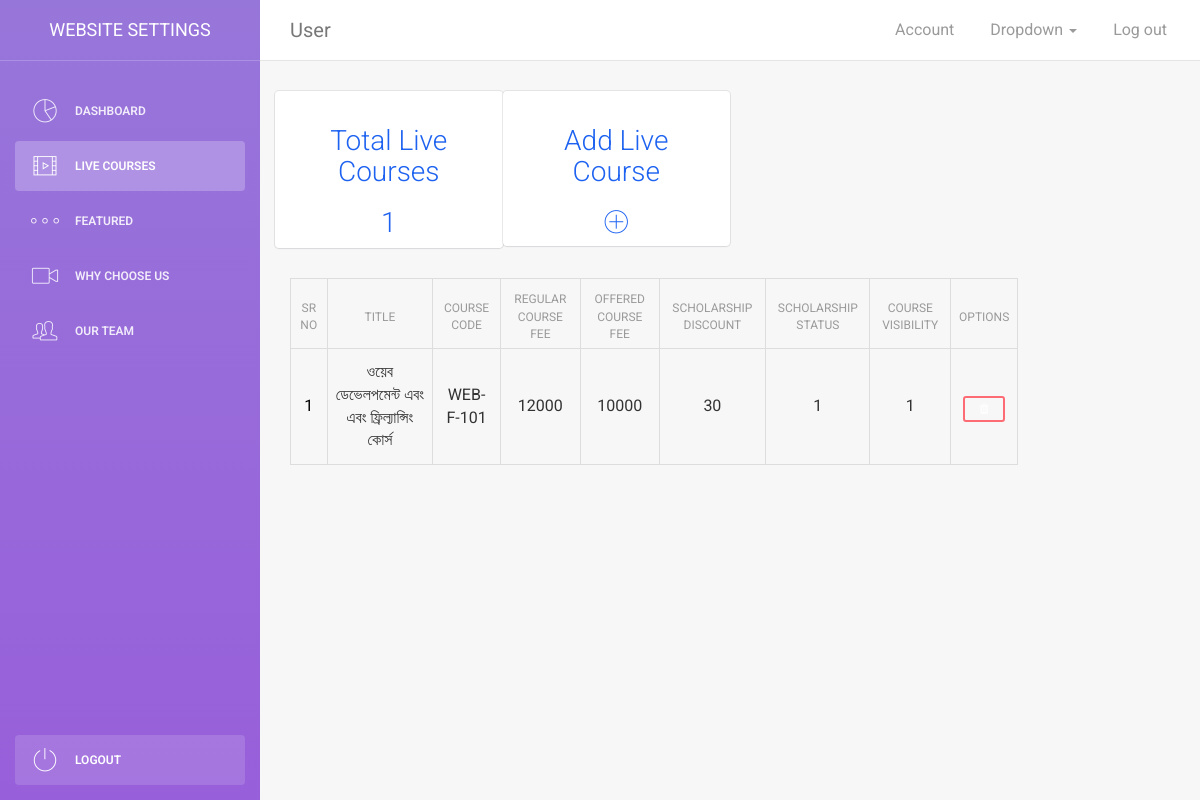
Page /online-academy/settings/live-courses.php on the committed database.
### tables this page shows
CREATE TABLE `live_courses` (
  `live_cid` int(11) NOT NULL,
  `live_c_title` varchar(256) NOT NULL,
  `live_c_meta_keys` text NOT NULL,
  `live_c_meta_desc` text NOT NULL,
  `live_c_code` varchar(30) NOT NULL,
  `live_c_image` varchar(256) NOT NULL,
  `live_c_sch_no` int(11) NOT NULL,
  `live_c_sch_no_left` int(11) NOT NULL,
  `live_c_sch_status` tinyint(4) NOT NULL,
  `live_c_orginal_fee` int(11) NOT NULL,
  `live_c_offer_fee` int(11) NOT NULL,
  `live_c_discount_type` tinyint(4) NOT NULL COMMENT '0==% | 1==fixed',
  `live_c_discount` int(11) NOT NULL,
  `live_c_cls_total` int(11) NOT NULL,
  `live_c_cls_time` varchar(100) NOT NULL,
  `live_c_cls_duration` varchar(100) NOT NULL,
  `live_c_venue` varchar(100) NOT NULL,
  `live_c_short_desc` text NOT NULL,
  `live_c_module` text NOT NULL,
  `live_c_certificate_avl` tinyint(4) NOT NULL COMMENT '1==available 0==not',
  `live_c_seats` int(11) NOT NULL,
  `live_c_completed` int(11) NOT NULL,
  `live_c_visibility` tinyint(4) NOT NULL COMMENT '1 == visible | 0 == not'
);

### online-academy/settings/live-courses.php (the view, shortened to what this page needs)
<?php
include 'header.php';
include 'navigation.php';
$select_query = "SELECT * FROM `live_courses` ORDER BY `live_cid` DESC";
$live_courses = mysqli_query($con, $select_query);
$counter = mysqli_num_rows($live_courses);
?>
<div class="wrapper">
    <div class="main-panel">
    <?php include 'navigation-topbar.php'; ?>
        <div class="content">
            <div class="container-fluid">
                <div class="row">
                  <div class="col-12 col-sm-6">
                    <div class="row">
                      <div class="col-6 col-sm-6 card">
                        <div class="text-center header text-primary">
                          <div class="h3">Total Live Courses</div>
                          <div class="h3"><?=$counter ?></div>
                        </div>
                       </div>
                    <div class="col-6 col-sm-6 card">
                        <div class="text-center header">
                            <a class="text-primary" href="add-live-course.php">
                          <div class="h3">Add Live Course</div>
                          <div class="h3"><i class="pe-7s-plus"></i></div>
                        </div>
                       </div>
                     </div>
                  </div>
                   <div class="col-12 col-sm-10 col-md-10 col-lg-10">
                    <table class="table table-bordered table-white table-responsive mg-b-0 tx-12">
                      <thead>
                        <tr class="tx-10">
                          <th class="pd-y-6 text-center">Sr No</th>
                          <th class="pd-y-6 text-center">Title</th>
                          <th class="pd-y-5 text-center">Course Code</th>
                          <th class="pd-y-5 text-center">Regular Course Fee</th>
                          <th class="pd-y-5 text-center">Offered Course Fee</th>
                          <th class="pd-y-5 text-center">Scholarship Discount</th>
                          <th class="pd-y-5 text-center">Scholarship Status</th>
                          <th class="pd-y-5 text-center">Course Visibility</th>
                          <th class="pd-y-5 text-center">Options</th>
                        </tr>
                      </thead>
                      <tbody>
                        <?php
                        if($counter>0):
                          $serial_no = 1;
                          foreach($live_courses as $course):
                          ?>
                            <tr>
                              <td class="pd-l-20 text-center text-dark"><?= $serial_no++ ?></td>
                              <td class="text-center">
                                <?=$course['live_c_title'];?>
                              </td>
                              <td class="text-center">
                                <?=$course['live_c_code']?>
                              </td>
                              <td class="text-center">
                                <?=$course['live_c_orginal_fee']?>
                              </td>
                              <td class="text-center">
                               <?=$course['live_c_offer_fee']?>
                              </td>
                              <td class="text-center">
                               <?=$course['live_c_discount']?>
                              </td>
                              <td class="text-center">
                               <?=$course['live_c_sch_status']?>
                              </td>
                              <td class="text-center">
                                <?=$course['live_c_visibility']?>
                              </td>
                              <td class="text-center">
                              <?php
                                    itemRemover($course['live_cid'],$course['live_c_title'],'live_cid','live_courses');
                                ?>
                              </td>
                            </tr>
                            <?php
                          endforeach;
                          endif;
                        ?>
                      </tbody>
                    </table>
                </div>
    </div>
    </div>
    </div>
    </div>
    </div>
  <?php
  require_once 'footer.php';
?>

### online-academy/functions.inc.php (shortened to what this page needs)
<?php
function itemRemover($id, $title, $column, $table){
    echo '<input type="hidden" class="item_delete_id" value="'.$id.'">
    <input type="hidden" class="item_delete_name" value="'.$title.'">
    <input type="hidden" class="item_column" value="'.$column.'">
    <input type="hidden" class="item_table" value="'.$table.'">
    <a href="javascript:void(0)" class="item_delete_button btn btn-sm btn-danger mt-2"><i style="color:#fff;" class="fa fa-trash" aria-hidden="true"></i></a>';
}
?>

### online-academy/settings/assets/css/custom-padding-margin.css (style rules this page uses)
.mt-2, .my-2 { margin-top: 0.5rem !important; }

### rows in the picture
live_courses: live_c_title "ওয়েব ডেভেলপমেন্ট এবং এবং ফ্রিল্যান্সিং কোর্স", live_c_code "WEB-F-101", live_c_orginal_fee "12000", live_c_offer_fee "10000", live_c_discount "30", live_c_sch_status "1", live_c_visibility "1"

### other values in the picture
$counter "1"
